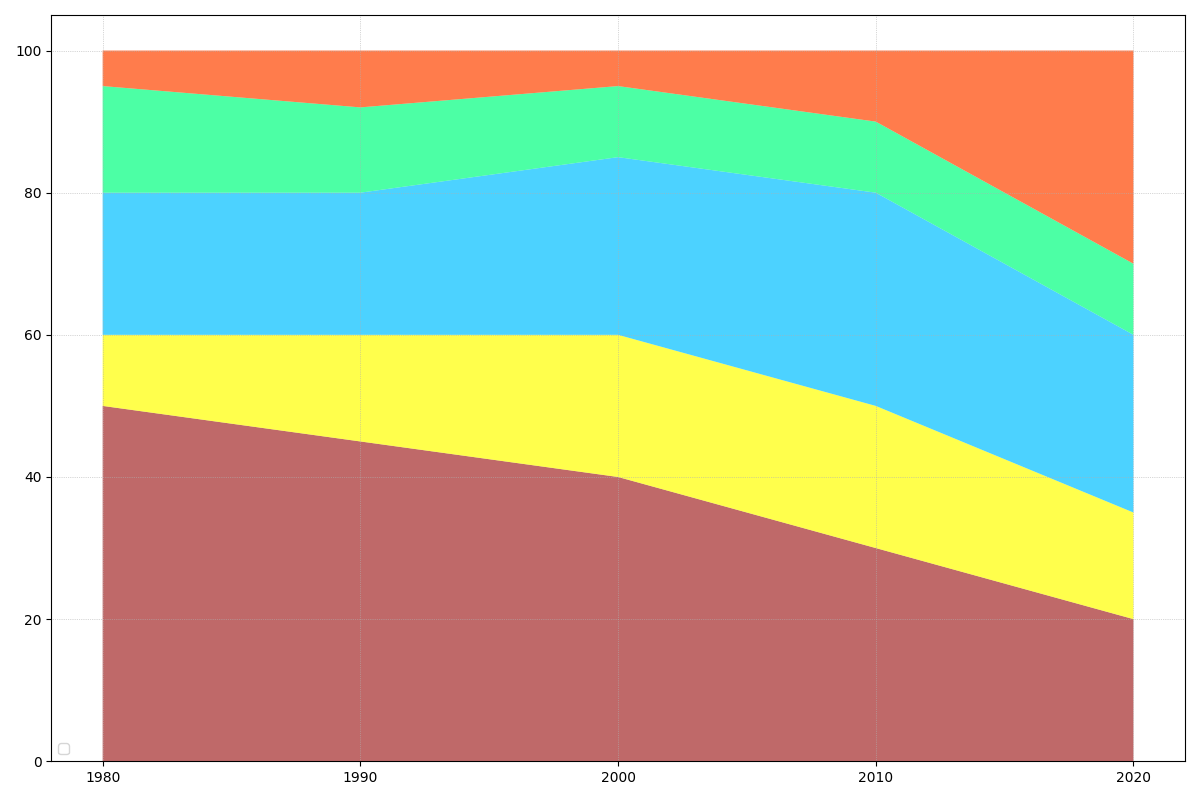

Write the Python code that produced this figure.
import matplotlib.pyplot as plt
import numpy as np

decades = ['1980', '1990', '2000', '2010', '2020']
coal = [50, 45, 40, 30, 20]
nuclear = [10, 15, 20, 20, 15]
natural_gas = [20, 20, 25, 30, 25]
hydro = [15, 12, 10, 10, 10]
renewables = [5, 8, 5, 10, 30]

data = np.array([coal, nuclear, natural_gas, hydro, renewables])

plt.figure(figsize=(12, 8))
plt.stackplot(decades, coal, nuclear, natural_gas, hydro, renewables,
              colors=['#A52A2A', '#FFFF00', '#00BFFF', '#00FF7F', '#FF4500'], 
              alpha=0.7)

plt.legend(loc='lower left', bbox_to_anchor=(0, 0))

plt.grid(True, linestyle=':', linewidth=0.5)
plt.tight_layout()

plt.show()
